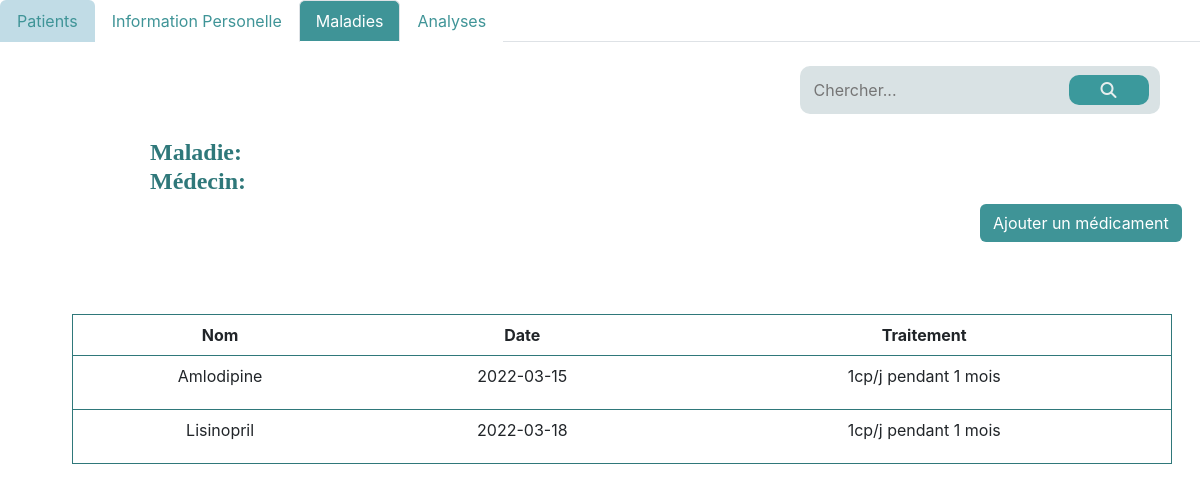
Page /listeMedicament.php?id=1&idm=1 on the committed database.
### tables this page shows
CREATE TABLE Medicament (
    IdMedicament INT AUTO_INCREMENT NOT NULL,
    NomMedicament  VARCHAR(50) NOT NULL,
    Traitement VARCHAR(150) NOT NULL,
    DateMedicament DATE NOT NULL,
    PRIMARY KEY (IdMedicament)
);

### listeMedicament.php (the view, shortened to what this page needs)
<!DOCTYPE html>
<html lang="en">
<head>
     <link href="https://cdn.jsdelivr.net/npm/bootstrap@5.3.0-alpha3/dist/css/bootstrap.min.css" rel="stylesheet"
>
        <link rel="stylesheet" href="css/index.css">
</head>
<body>
<div class="fullPage">
<ul class="nav nav-tabs">
<li class="nav-item">
            <a class="nav-link" style=" background-color:#c1dce6; color:#3f9497" href="indexPatient.php" >Patients</a>
       </li>
        <li class="nav-item">
            <a class="nav-link" style=" background-color:#ffff; color:#3f9497"  href="indexInfo.php?id=<?php echo $_GET['id'];?>" >Information Personelle</a>
        </li>
        <li class="nav-item">
            <a class="nav-link active" style=" background-color:#3f9497; color:#ffff" aria-current="page" href="indexMaladie.php?id=<?php echo $_GET['id'];?>"  >Maladies</a>
        </li>
       <li class="nav-item">
            <a class="nav-link" style=" background-color:#ffff; color:#3f9497" href="indexAnalyse.php?id=<?php echo $_GET['id'];?>" >Analyses</a>
       </li>
</ul>
<div class="content">
    <div class="cnt-liste">
        <br>
        <div class="searchbar" style="width: 30%">
            <input placeholder="Chercher..." id="searchBar" name="searchBar" type="text">
            <button><i class="fa-solid fa-magnifying-glass glass"></i></button>
        </div>
        <br>
        <div class="above">
        <div class="mala">
            <h6>Maladie:<?php session_start(); echo $_SESSION['NomMal']."  "; echo $_SESSION['date']?> <br>Médecin:<?php echo $_SESSION['NomMéd']?> </h6>
        </div>
        <div class="button">
            <a class="btn " style=" background-color:#3f9497; margin-left: 0;color:#ffff" href="createMedicament.php?id=<?php echo $_GET['id']?>&idm=<?php echo $_GET['idm']?>"
                role="button">Ajouter un médicament</a>
        </div>
        </div>
        <br>
        <div class="row d-flex justify-content-center pt-5 ">
            <table class="table col-sm-4 col-lg-8">
                <thead>
                    <tr id="header">
                        <th>Nom </th>
                        <th>Date </th>
                        <th>Traitement</th>
                    </tr>
                </thead>
                <tbody>
                <?php
                   require_once 'connection.php';
                   $sql = "SELECT IdMedicament FROM MaladieMedicament where IdMaladie = :idm";
                   $stmt = $pdo->prepare($sql);
                   $stmt->execute([
                       'idm' => $_GET['idm']
                   ]);
                   $idMedicaments = $stmt->fetchAll(PDO::FETCH_COLUMN);
                   $sql = "SELECT * FROM Medicament where IdMedicament IN (".implode(",", $idMedicaments).")";
                   $stmt2 = $pdo->query($sql);
                   while ($row = $stmt2->fetch(PDO::FETCH_ASSOC)) {
                       echo "
                           <tr class='tr'>
                               <td>{$row['NomMedicament']}</td>
                               <td>{$row['DateMedicament']}</td>
                               <td>{$row['Traitement']}</td>
                           </tr>
                       ";
                   }
                   ?>
                </tbody>
            </table>
        </div>
    </div>
</div>
</div>
</body>
</html>

### css/index.css (style rules this page uses)
:root { --main-color: #2f787a; --second-color: #7facad; }
* { box-sizing: border-box; font-family: 'Inter', sans-serif; }
body { margin: 0; }
a { text-decoration: none; }
ul { list-style: none; padding: 0; }
.content { width: 100%; overflow: hidden; transition: 0.5s; -webkit-transition: 0.5s; -moz-transition: 0.5s; -ms-transition: 0.5s; -o-transition: 0.5s; }
.table { position: absolute; transform: translate(2%,0%); border-collapse: collapse; width: 1100px; height: 150px; border: 1px solid #2f787a; }
.button { margin-left: 980px; }
tr { transition: all .2 ease-in; cursor: pointer; }
th, td { padding: 12px; text-align: left; border-bottom: 1px solid #2f787a; text-align: center; align-items: center; }
#header { background-color: #2f787a; color: #ddd; }
.button { align-items: end; }
.searchbar { background-color: #d9e2e4; border-radius: 10px; padding: 9px; display: flex; align-items: center; justify-content: space-around; margin-left: 800px; }
input { border: none; outline: none; background: none; }
.searchbar button { color: #e7eeee; background: #3b999c; top: 5px; border-radius: 10px; height: 30px; width: 80px; right: -20px; border: none; top: 5px; }
.mala h6 { margin-left: 150px; font-weight: 700; box-sizing: border-box; font-family: 'PT Sans'; font-style: inherit; color: #2f787a; font-size: 1.5em; }

### rows in the picture
medicament: NomMedicament "Amlodipine", DateMedicament "2022-03-15", Traitement "1cp/j pendant 1 mois"
medicament: NomMedicament "Lisinopril", DateMedicament "2022-03-18", Traitement "1cp/j pendant 1 mois"
